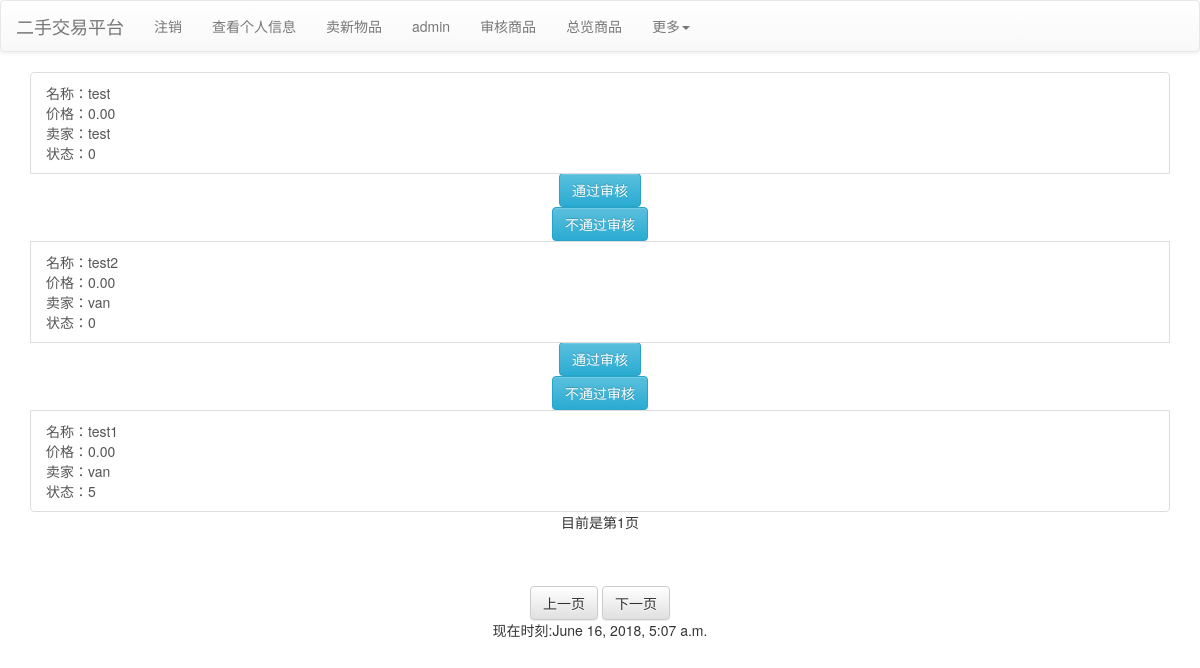
Screenshot of /checkall (signed in) with the database file from the repository.
### mainsite/models.py (models this page shows, shortened)
class Product(models.Model):
    seller = models.ForeignKey(Profile,on_delete=models.CASCADE)
    category = models.ForeignKey(Category, null = True, blank = True, on_delete = models.SET_NULL)
    price = models.DecimalField(max_digits = 10, decimal_places = 2, default = 0)
    name = models.CharField(max_length = 32)
    description = models.TextField(default = "暂无简介")
    state = models.IntegerField(default = -1)

class Profile(models.Model):
    user = models.OneToOneField(User, on_delete=models.CASCADE)
    sex = models.IntegerField(default = 0)
    full_name = models.CharField(max_length=32, null=True, blank=True)
    phone = models.CharField(max_length=15, null=True, blank=True)
    address = models.CharField(max_length=256, null=True, blank=True)
    BoundPayment = models.CharField(max_length=32, null=True, blank=True)
    usertype = models.IntegerField(default=0)
    email = models.EmailField(null=True, blank=True)
    email_binding = models.EmailField(null=True, blank=True)
    email_binding_key = models.CharField(max_length=4, null=True, blank=True)
    pay_binding = models.CharField(max_length=32, null=True, blank=True)
    pay_binding_key = models.CharField(max_length=4, null=True, blank=True)
    def __str__(self):
        return self.user.username

### mainsite/views.py (the view)
# urls.py: path('checkall', views.checkall),
@login_required(login_url='/login/')
def checkall(request):
    return controllers.Check_control(request).checkall()

### mainsite/controllers.py (called while the page is built, shortened)
    def checkall(self):
        TheTimeOfNow = datetime.now()
        if not self.request.user.is_authenticated:
            return redirect('/login')
        username = self.request.user.username
        profile_cur = models.Profile.objects.get(user=self.request.user)
        if profile_cur.usertype != 1:
            messages.add_message(self.request, messages.WARNING, "你不是管理员")
            return redirect('/')
        all_products = models.Product.objects.all().order_by("-id")
        paginator_cur = paginator.Paginator(all_products, 5)
        p = self.request.GET.get('p')
        try:
            products = paginator_cur.page(p)
        except paginator.PageNotAnInteger:
            products = paginator_cur.page(1)
        except paginator.EmptyPage:
            products = paginator_cur.page(paginator_cur.num_pages)
        return render(self.request, 'checkall.html', locals())

### templates/checkall.html (shortened to what this page needs)
{% extends "base.html" %}
{% block content %}
<div class="container">
    <div class="row">
        {% for product in products %}
            {% if forloop.first %}
                <div class="container">
            {% endif %}
                    <a href="/product/{{product.id}}" class="list-group-item">
                        名称：{{product.name}}
                        <br />
                        价格：{{product.price}}
                        <br />
                        卖家：{{product.seller}}
                        <br />
                        状态：{{product.state}}
                        <br />
                    </a>
                    {% if product.state <= 0 %}
                    <div class="row" align="center">
                        <form action="/checkall" method="POST">
                            <button class="btn btn-info" type="submit">通过审核</button>
                        </form>
                        <form action="/checkall" method="POST">
                            <button class="btn btn-info" type="submit">不通过审核</button>
                        </form>
                    </div>
                    {% endif %}
            {% if forloop.last %}
                </div>
            {% endif %}
        {% empty %}
            <center><h3>目前没有商品</h3></center>
        {% endfor %}
    </div>
    <div class="row" align="center">
            目前是第{{ products.number }}页
    </div>
    <div class="pagination pagination-centered" style="height: auto;">
    </div>
    <div class="row" align="center">
        {% if products.has_previous %}
            <a class="btn btn-info" href="?p={{ products.previous_page_number }}">
                上一页
            </a>
        {% else %}
            <a class="btn btn-default" href="#">
                上一页
            </a>
        {% endif %}
        {% if products.has_next %}
            <a class="btn btn-info" href="?p={{ products.next_page_number }}">
                下一页
            </a>
        {% else %}
            <a class="btn btn-default " href="#">
                下一页
            </a>
        {% endif %}
    </div>
</div>
{% endblock %}

### rows the page displays
Product: name "test", price "0.00", seller "test", state "0"
Product: name "test2", price "0.00", seller "van", state "0"
Product: name "test1", price "0.00", seller "van", state "5"

### other values shown
{{ products.number }} "1"
